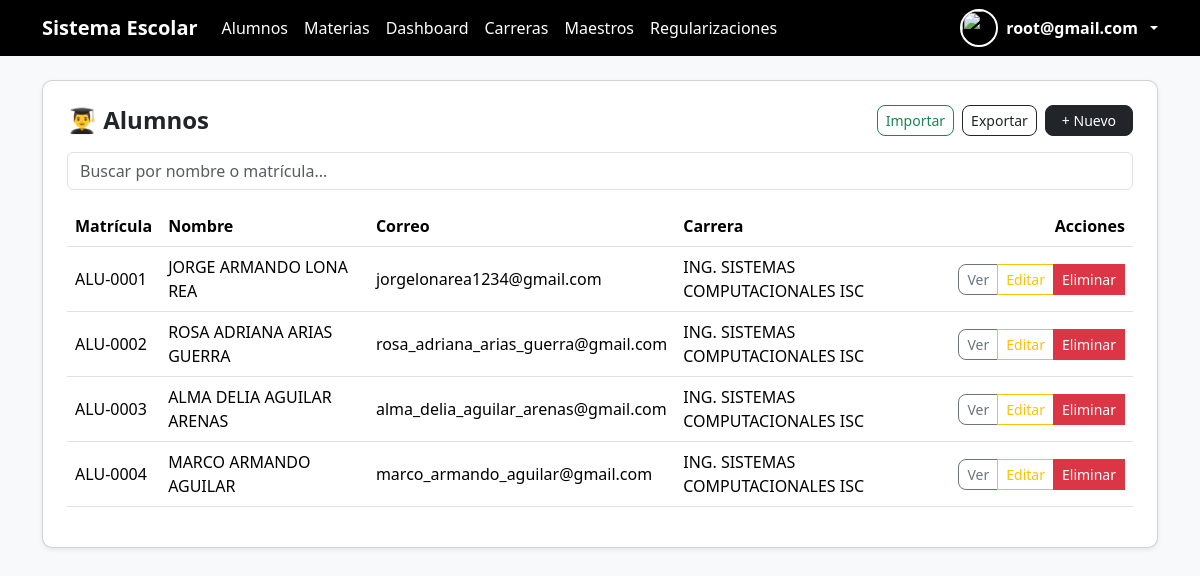
The page /alumnos/ (signed in) on the database as committed earlier.
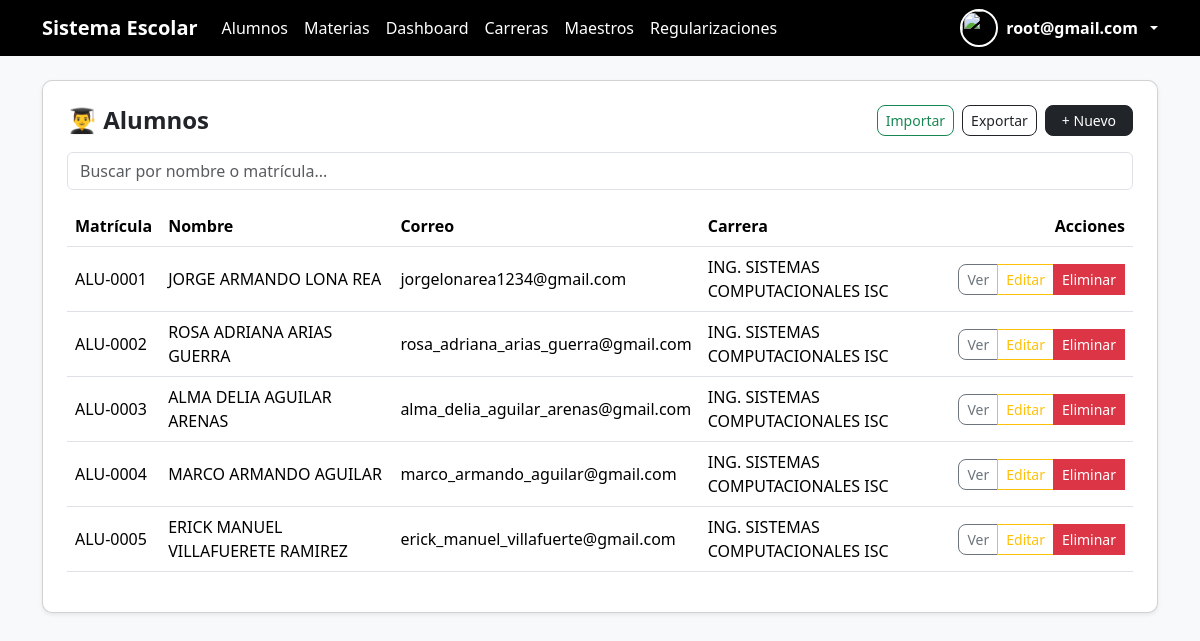
The same page on the database as committed later.
### alumnos/models.py (models this page shows, shortened)
class Alumno(models.Model):
    user = models.OneToOneField(User, on_delete=models.CASCADE, null=True, blank=True)
    nombre = models.CharField(max_length=100)
    correo = models.EmailField()
    carrera = models.ForeignKey(Carrera, on_delete=models.CASCADE)
    materias = models.ManyToManyField(Materia, blank=True)
    matricula = models.CharField(
        max_length=20,
        unique=True,
        blank=True,
        null=True
    )
    foto = models.ImageField(
    upload_to='alumnos/',
    null=True,
    blank=True
    )

class Carrera(models.Model):
    nombre = models.CharField(max_length=100)
    def __str__(self):
        return self.nombre

### alumnos/views.py (the view, shortened to what this page needs)
# urls.py: path('', views.lista_alumnos, name='lista_alumnos'),
@login_required
def lista_alumnos(request):
    user = request.user
    if user.is_superuser or user.groups.filter(name='admin').exists():
        alumnos = Alumno.objects.all()
    elif user.groups.filter(name='alumno').exists():
        try:
            alumno = Alumno.objects.get(user=user)
            alumnos = Alumno.objects.filter(id=alumno.id)
        except Alumno.DoesNotExist:
            alumnos = Alumno.objects.none()
    else:
        alumnos = Alumno.objects.none()
    return render(request, 'alumnos/lista_alumnos.html', {
        'alumnos': alumnos,
        'es_admin': user.is_superuser or user.groups.filter(name='admin').exists(),
        'es_maestro': user.groups.filter(name='maestro').exists(),
        'es_alumno': user.groups.filter(name='alumno').exists(),
    })

### alumnos/context_processors.py (called while the page is built)
def roles_usuario(request):
    user = request.user
    if user.is_authenticated:
        return {
            'es_admin': user.is_superuser or user.groups.filter(name='admin').exists(),
            'es_maestro': user.groups.filter(name='maestro').exists(),
            'es_alumno': user.groups.filter(name='alumno').exists(),
        }
    return {}

### alumnos/templates/alumnos/lista_alumnos.html (shortened to what this page needs)
{% extends 'base.html' %}
{% block content %}
<div class="card p-4 shadow-sm">
    <div class="d-flex justify-content-between align-items-center mb-3">
        <h4 class="mb-0 fw-semibold">
            👨‍🎓 Alumnos
        </h4>
        <div class="d-flex gap-2 align-items-start">
             {% if perms.alumnos.add_alumno %}
            <button class="btn btn-outline-success btn-sm"
                    data-bs-toggle="modal"
                    data-bs-target="#modalImportar">
                Importar
            </button>
            {% endif %}
            <a href="/alumnos/exportar-excel/"
               class="btn btn-outline-dark btn-sm">
                Exportar
            </a>
            {% if perms.alumnos.add_alumno %}
            <a href="/alumnos/crear/"
               class="btn btn-dark btn-sm px-3">
                + Nuevo
            </a>
            {% endif %}
        </div>
    </div>
    <form method="GET" class="mb-3">
        <input type="text"
               name="q"
               class="form-control"
               placeholder="Buscar por nombre o matrícula..."
               value="{{ request.GET.q }}">
    </form>
    <div class="table-responsive">
        <table class="table align-middle table-hover">
            <thead class="text-muted">
                <tr>
                    <th>Matrícula</th>
                    <th>Nombre</th>
                    <th>Correo</th>
                    <th>Carrera</th>
                    <th class="text-end">Acciones</th>
                </tr>
            </thead>
            <tbody>
                {% for alumno in alumnos %}
                <tr class="fila-hover">
                    <td>{{ alumno.matricula }}</td>
                    <td>{{ alumno.nombre }}</td>
                    <td>{{ alumno.correo }}</td>
                    <td>{{ alumno.carrera }}</td>
                    <td class="text-end">
                        <div class="btn-group">
                            <a href="/alumnos/detalle/{{ alumno.id }}/"
                               class="btn btn-outline-secondary btn-sm">
                                Ver
                            </a>
                            {% if perms.alumnos.change_alumno %}
                            <a href="/alumnos/editar/{{ alumno.id }}/"
                               class="btn btn-outline-warning btn-sm">
                                Editar
                            </a>
                            {% endif %}
                               {% if perms.alumnos.change_alumno %}
                            <button class="btn btn-danger btn-sm"
                            data-bs-toggle="modal"
                            data-bs-target="#modalEliminar{{ alumno.id }}">
                             Eliminar
                            </button>
                             {% endif %}
                        </div>
                    </td>
                </tr>
                {% empty %}
                <tr>
                    <td colspan="5" class="text-center text-muted">
                        No hay alumnos registrados
                    </td>
                </tr>
                {% endfor %}
            </tbody>
        </table>
    </div>
</div>
{% endblock %}

Rows that differ between the two databases and show on the page:
added Alumno: matricula "ALU-0005", nombre "ERICK MANUEL VILLAFUERETE RAMIREZ", correo "erick_manuel_villafuerte@gmail.com", carrera "ING. SISTEMAS COMPUTACIONALES ISC"
